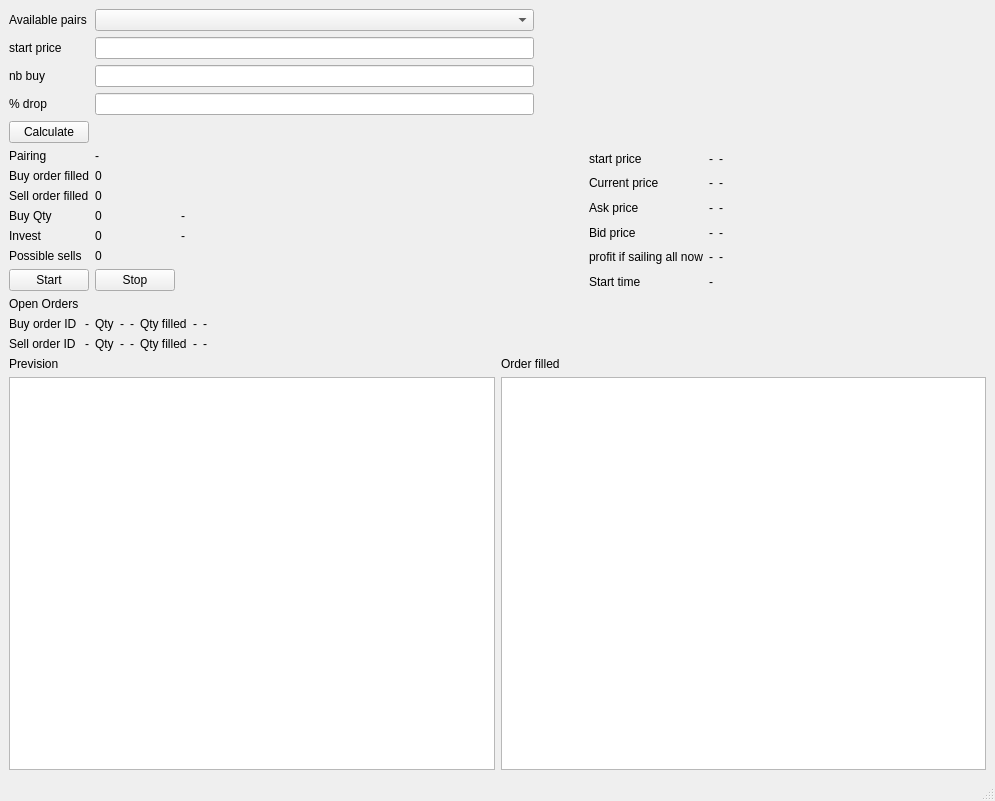
<?xml version="1.0" encoding="UTF-8"?>
<ui version="4.0">
 <class>MainWindow</class>
 <widget class="QMainWindow" name="MainWindow">
  <property name="geometry">
   <rect>
    <x>0</x>
    <y>0</y>
    <width>995</width>
    <height>801</height>
   </rect>
  </property>
  <property name="windowTitle">
   <string>MainWindow</string>
  </property>
  <widget class="QWidget" name="centralwidget">
   <layout class="QVBoxLayout" name="verticalLayout">
    <item>
     <layout class="QGridLayout" name="gridLayout_2">
      <item row="4" column="0">
       <widget class="QPushButton" name="calculate_button">
        <property name="text">
         <string>Calculate</string>
        </property>
       </widget>
      </item>
      <item row="1" column="0">
       <widget class="QLabel" name="label_2">
        <property name="text">
         <string>start price</string>
        </property>
       </widget>
      </item>
      <item row="2" column="0">
       <widget class="QLabel" name="label_3">
        <property name="text">
         <string>nb buy</string>
        </property>
       </widget>
      </item>
      <item row="2" column="1">
       <widget class="QLineEdit" name="nb_buy_text_input"/>
      </item>
      <item row="1" column="1">
       <widget class="QLineEdit" name="start_price_text_input"/>
      </item>
      <item row="3" column="1">
       <widget class="QLineEdit" name="drop_poucent_text_input"/>
      </item>
      <item row="3" column="0">
       <widget class="QLabel" name="label_4">
        <property name="text">
         <string>% drop</string>
        </property>
       </widget>
      </item>
      <item row="0" column="0">
       <widget class="QLabel" name="label">
        <property name="text">
         <string>Available pairs</string>
        </property>
       </widget>
      </item>
      <item row="2" column="2">
       <widget class="QLabel" name="label_5">
        <property name="text">
         <string/>
        </property>
       </widget>
      </item>
      <item row="0" column="1">
       <widget class="QComboBox" name="pair_comboBox"/>
      </item>
      <item row="0" column="3" rowspan="5">
       <spacer name="horizontalSpacer">
        <property name="orientation">
         <enum>Qt::Horizontal</enum>
        </property>
        <property name="sizeHint" stdset="0">
         <size>
          <width>40</width>
          <height>20</height>
         </size>
        </property>
       </spacer>
      </item>
     </layout>
    </item>
    <item>
     <layout class="QGridLayout" name="gridLayout">
      <item row="3" column="1">
       <widget class="QLabel" name="Buy_Qty_label">
        <property name="text">
         <string>0</string>
        </property>
       </widget>
      </item>
      <item row="5" column="0">
       <widget class="QLabel" name="label_10">
        <property name="text">
         <string>Possible sells</string>
        </property>
       </widget>
      </item>
      <item row="3" column="2">
       <widget class="QLabel" name="Buy_asset_label">
        <property name="text">
         <string>-</string>
        </property>
       </widget>
      </item>
      <item row="6" column="1">
       <widget class="QPushButton" name="stop_button">
        <property name="text">
         <string>Stop</string>
        </property>
       </widget>
      </item>
      <item row="5" column="1">
       <widget class="QLabel" name="Possible_sell">
        <property name="text">
         <string>0</string>
        </property>
       </widget>
      </item>
      <item row="2" column="1">
       <widget class="QLabel" name="Sell_order_filled_label">
        <property name="text">
         <string>0</string>
        </property>
       </widget>
      </item>
      <item row="0" column="1">
       <widget class="QLabel" name="Pairing_label">
        <property name="text">
         <string>-</string>
        </property>
       </widget>
      </item>
      <item row="0" column="4" rowspan="7">
       <layout class="QGridLayout" name="gridLayout_3">
        <item row="4" column="2">
         <widget class="QLabel" name="sell_asset_label">
          <property name="text">
           <string>-</string>
          </property>
         </widget>
        </item>
        <item row="0" column="1">
         <widget class="QLabel" name="start_price_label">
          <property name="text">
           <string>-</string>
          </property>
         </widget>
        </item>
        <item row="2" column="2">
         <widget class="QLabel" name="price_pairing_label_2">
          <property name="text">
           <string>-</string>
          </property>
         </widget>
        </item>
        <item row="5" column="0">
         <widget class="QLabel" name="label_19">
          <property name="text">
           <string>Start time</string>
          </property>
         </widget>
        </item>
        <item row="1" column="0">
         <widget class="QLabel" name="label_13">
          <property name="text">
           <string>Current price</string>
          </property>
         </widget>
        </item>
        <item row="3" column="1">
         <widget class="QLabel" name="bid_price_label">
          <property name="text">
           <string>-</string>
          </property>
         </widget>
        </item>
        <item row="4" column="1">
         <widget class="QLabel" name="gain_label">
          <property name="text">
           <string>-</string>
          </property>
         </widget>
        </item>
        <item row="3" column="2">
         <widget class="QLabel" name="price_pairing_label_3">
          <property name="text">
           <string>-</string>
          </property>
         </widget>
        </item>
        <item row="3" column="0">
         <widget class="QLabel" name="label_17">
          <property name="text">
           <string>Bid price</string>
          </property>
         </widget>
        </item>
        <item row="0" column="0">
         <widget class="QLabel" name="label_14">
          <property name="text">
           <string>start price</string>
          </property>
         </widget>
        </item>
        <item row="4" column="0">
         <widget class="QLabel" name="label_18">
          <property name="text">
           <string>profit if sailing all now</string>
          </property>
         </widget>
        </item>
        <item row="2" column="0">
         <widget class="QLabel" name="label_16">
          <property name="text">
           <string>Ask price</string>
          </property>
         </widget>
        </item>
        <item row="1" column="1">
         <widget class="QLabel" name="price_label">
          <property name="text">
           <string>-</string>
          </property>
         </widget>
        </item>
        <item row="2" column="1">
         <widget class="QLabel" name="ask_price_label">
          <property name="text">
           <string>-</string>
          </property>
         </widget>
        </item>
        <item row="1" column="2">
         <widget class="QLabel" name="price_pairing_label">
          <property name="text">
           <string>-</string>
          </property>
         </widget>
        </item>
        <item row="0" column="2">
         <widget class="QLabel" name="price_pairing_label_4">
          <property name="text">
           <string>-</string>
          </property>
         </widget>
        </item>
        <item row="5" column="1" colspan="3">
         <widget class="QLabel" name="start_time_label">
          <property name="text">
           <string>-</string>
          </property>
         </widget>
        </item>
        <item row="0" column="3" rowspan="5">
         <spacer name="horizontalSpacer_3">
          <property name="orientation">
           <enum>Qt::Horizontal</enum>
          </property>
          <property name="sizeHint" stdset="0">
           <size>
            <width>40</width>
            <height>20</height>
           </size>
          </property>
         </spacer>
        </item>
       </layout>
      </item>
      <item row="0" column="0">
       <widget class="QLabel" name="label_9">
        <property name="text">
         <string>Pairing</string>
        </property>
       </widget>
      </item>
      <item row="3" column="0">
       <widget class="QLabel" name="label_8">
        <property name="text">
         <string>Buy Qty</string>
        </property>
       </widget>
      </item>
      <item row="6" column="0">
       <widget class="QPushButton" name="start_button">
        <property name="text">
         <string>Start</string>
        </property>
       </widget>
      </item>
      <item row="1" column="1">
       <widget class="QLabel" name="Buy_order_filled_label">
        <property name="text">
         <string>0</string>
        </property>
       </widget>
      </item>
      <item row="1" column="0">
       <widget class="QLabel" name="label_6">
        <property name="text">
         <string>Buy order filled</string>
        </property>
       </widget>
      </item>
      <item row="0" column="3" rowspan="7">
       <spacer name="horizontalSpacer_2">
        <property name="orientation">
         <enum>Qt::Horizontal</enum>
        </property>
        <property name="sizeHint" stdset="0">
         <size>
          <width>40</width>
          <height>20</height>
         </size>
        </property>
       </spacer>
      </item>
      <item row="2" column="0">
       <widget class="QLabel" name="label_7">
        <property name="text">
         <string>Sell order filled</string>
        </property>
       </widget>
      </item>
      <item row="4" column="0">
       <widget class="QLabel" name="label_26">
        <property name="text">
         <string>Invest</string>
        </property>
       </widget>
      </item>
      <item row="4" column="1">
       <widget class="QLabel" name="invested_label">
        <property name="text">
         <string>0</string>
        </property>
       </widget>
      </item>
      <item row="4" column="2">
       <widget class="QLabel" name="sell_asset_label_2">
        <property name="text">
         <string>-</string>
        </property>
       </widget>
      </item>
     </layout>
    </item>
    <item>
     <layout class="QGridLayout" name="gridLayout_5">
      <item row="2" column="6">
       <widget class="QLabel" name="sell_filled_Qty_label">
        <property name="text">
         <string>-</string>
        </property>
       </widget>
      </item>
      <item row="1" column="3">
       <widget class="QLabel" name="buy_qty_label">
        <property name="text">
         <string>-</string>
        </property>
       </widget>
      </item>
      <item row="2" column="4">
       <widget class="QLabel" name="Buy_asset_label_3">
        <property name="text">
         <string>-</string>
        </property>
       </widget>
      </item>
      <item row="2" column="2">
       <widget class="QLabel" name="label_24">
        <property name="text">
         <string>Qty</string>
        </property>
       </widget>
      </item>
      <item row="2" column="7">
       <widget class="QLabel" name="Buy_asset_label_5">
        <property name="text">
         <string>-</string>
        </property>
       </widget>
      </item>
      <item row="2" column="5">
       <widget class="QLabel" name="label_25">
        <property name="text">
         <string>Qty filled</string>
        </property>
       </widget>
      </item>
      <item row="1" column="6">
       <widget class="QLabel" name="buy_filled_Qty_label">
        <property name="text">
         <string>-</string>
        </property>
       </widget>
      </item>
      <item row="1" column="0">
       <widget class="QLabel" name="label_20">
        <property name="text">
         <string>Buy order ID</string>
        </property>
       </widget>
      </item>
      <item row="1" column="1">
       <widget class="QLabel" name="Buy_order_ID_label">
        <property name="text">
         <string>-</string>
        </property>
       </widget>
      </item>
      <item row="1" column="4">
       <widget class="QLabel" name="Buy_asset_label_2">
        <property name="text">
         <string>-</string>
        </property>
       </widget>
      </item>
      <item row="1" column="7">
       <widget class="QLabel" name="Buy_asset_label_4">
        <property name="text">
         <string>-</string>
        </property>
       </widget>
      </item>
      <item row="2" column="0">
       <widget class="QLabel" name="label_21">
        <property name="text">
         <string>Sell order ID</string>
        </property>
       </widget>
      </item>
      <item row="1" column="2">
       <widget class="QLabel" name="label_22">
        <property name="text">
         <string>Qty</string>
        </property>
       </widget>
      </item>
      <item row="2" column="3">
       <widget class="QLabel" name="sell_qty_label">
        <property name="text">
         <string>-</string>
        </property>
       </widget>
      </item>
      <item row="1" column="5">
       <widget class="QLabel" name="label_23">
        <property name="text">
         <string>Qty filled</string>
        </property>
       </widget>
      </item>
      <item row="2" column="1">
       <widget class="QLabel" name="Sell_order_ID_label">
        <property name="text">
         <string>-</string>
        </property>
       </widget>
      </item>
      <item row="0" column="0">
       <widget class="QLabel" name="label_11">
        <property name="text">
         <string>Open Orders</string>
        </property>
       </widget>
      </item>
      <item row="0" column="8" rowspan="3">
       <spacer name="horizontalSpacer_6">
        <property name="orientation">
         <enum>Qt::Horizontal</enum>
        </property>
        <property name="sizeHint" stdset="0">
         <size>
          <width>40</width>
          <height>20</height>
         </size>
        </property>
       </spacer>
      </item>
     </layout>
    </item>
    <item>
     <layout class="QGridLayout" name="gridLayout_4">
      <item row="1" column="0">
       <widget class="QTableWidget" name="tableWidget"/>
      </item>
      <item row="1" column="1">
       <widget class="QTableWidget" name="Order_filled_tab"/>
      </item>
      <item row="0" column="1">
       <widget class="QLabel" name="label_12">
        <property name="text">
         <string>Order filled</string>
        </property>
       </widget>
      </item>
      <item row="0" column="0">
       <widget class="QLabel" name="label_15">
        <property name="text">
         <string>Prevision</string>
        </property>
       </widget>
      </item>
     </layout>
    </item>
   </layout>
  </widget>
  <widget class="QMenuBar" name="menubar">
   <property name="geometry">
    <rect>
     <x>0</x>
     <y>0</y>
     <width>995</width>
     <height>21</height>
    </rect>
   </property>
  </widget>
  <widget class="QStatusBar" name="statusbar"/>
 </widget>
 <resources/>
 <connections/>
</ui>
